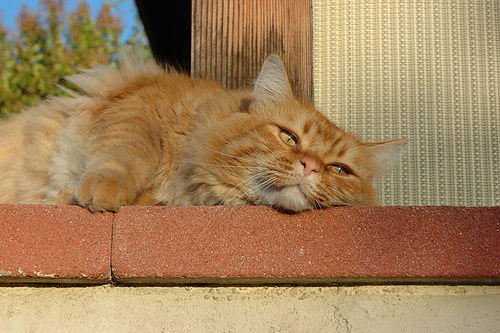
#> input picture datasets/gatosPerros/test/gatos/00000015_020.jpg, 500 x 333 px; its folder holds only this picture in this run
$ python preProcesamiento.py
#> lines starting #> are read from the running program, lines starting #| are printed output that depends on the picture
import cv2
import os
import numpy as np
from pathlib import Path

# Configuración general
TAMANO_IMAGEN = (128, 128)
TAMANO_KERNEL_GAUSSIANO = (5, 5)
SIGMA_GAUSSIANO = 0

DATASETS = {
    "gatosPerros": ["gatos", "perros"],
    "kiwisBananas": ["kiwis", "bananas"]
}

PARTICIONES = ["train", "test"]

def cargarImagen(rutaImagen):
    imagen = cv2.imread(str(rutaImagen))
#> imagen is the input picture: shape (333, 500, 3); mean B, G, R 91.2, 129.5, 161.4
    if imagen is None:
        print(f"  [ADVERTENCIA] No se pudo cargar: {rutaImagen}")
    return imagen

def aplicarResize(imagen, tamano=TAMANO_IMAGEN):
#> called with tamano = (128, 128)
    return cv2.resize(imagen, tamano, interpolation=cv2.INTER_AREA)
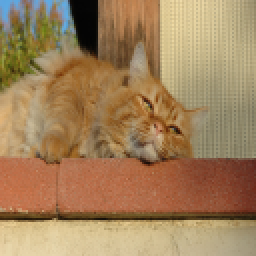
#> returned value: shape (128, 128, 3) (shown 2 times larger); mean of channels 0, 1, 2 91.2, 129.5, 161.4; drawn as B, G, R

def aplicarFiltroGaussiano(imagen, tamanoKernel=TAMANO_KERNEL_GAUSSIANO, sigma=SIGMA_GAUSSIANO):
#> called with tamanoKernel = (5, 5), sigma = 0
    return cv2.GaussianBlur(imagen, tamanoKernel, sigma)
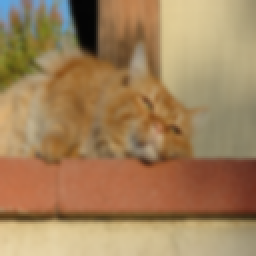
#> returned value: shape (128, 128, 3) (shown 2 times larger); mean of channels 0, 1, 2 91.2, 129.5, 161.5; drawn as B, G, R

def preprocesarImagen(rutaImagen):
    imagen = cargarImagen(rutaImagen)
    if imagen is None:
        return None

    imagenRedimensionada = aplicarResize(imagen)
    imagenFiltrada = aplicarFiltroGaussiano(imagenRedimensionada)

    return imagenFiltrada

def preprocesarDataset(rutaBase):
    rutaBase = Path(rutaBase)
    rutaSalida = rutaBase.parent / "datosPreprocesados"

    totalProcesadas = 0
    totalErrores = 0

    for nombreDataset, clases in DATASETS.items():
        for particion in PARTICIONES:
            for clase in clases:
                rutaEntrada = rutaBase / nombreDataset / particion / clase
                rutaDestino = rutaSalida / nombreDataset / particion / clase

                if not rutaEntrada.exists():
                    print(f"[OMITIDO] Carpeta no encontrada: {rutaEntrada}")
                    continue

                rutaDestino.mkdir(parents=True, exist_ok=True)

                extensionesValidas = {".jpg", ".jpeg", ".png", ".bmp", ".webp"}
                archivos = [
                    f for f in rutaEntrada.iterdir()
                    if f.suffix.lower() in extensionesValidas
                ]

                print(f"\nProcesando: {nombreDataset}/{particion}/{clase} ({len(archivos)} imágenes)")

                for archivo in archivos:
                    imagenProcesada = preprocesarImagen(archivo)

                    if imagenProcesada is not None:
                        rutaGuardado = rutaDestino / archivo.name
                        cv2.imwrite(str(rutaGuardado), imagenProcesada)
                        totalProcesadas += 1
                    else:
                        totalErrores += 1

    print(f"\n{'='*50}")
    print(f"Preprocesamiento completado.")
    print(f"  Imágenes procesadas: {totalProcesadas}")
    print(f"  Errores:             {totalErrores}")
    print(f"  Guardadas en:        {rutaSalida}")
    print(f"{'='*50}")

def verificarPreprocesamiento(rutaBase):
    rutaPreprocesados = Path(rutaBase).parent / "datosPreprocesados"

    if not rutaPreprocesados.exists():
        print("No se encontró la carpeta datosPreprocesados. Ejecuta primero el preprocesamiento.")
        return

    print(f"\n{'='*50}")
    print("Verificación de imágenes preprocesadas:")
    print(f"{'='*50}")

    for nombreDataset in DATASETS:
        print(f"\n  Dataset: {nombreDataset}")
        for particion in PARTICIONES:
            for clase in DATASETS[nombreDataset]:
                ruta = rutaPreprocesados / nombreDataset / particion / clase
                if ruta.exists():
                    cantidad = len(list(ruta.iterdir()))
                    print(f"    {particion}/{clase}: {cantidad} imágenes")
                else:
                    print(f"    {particion}/{clase}: carpeta no encontrada")


if __name__ == "__main__":
    rutaDatos = "./datasets"

    preprocesarDataset(rutaDatos)
    verificarPreprocesamiento(rutaDatos)
